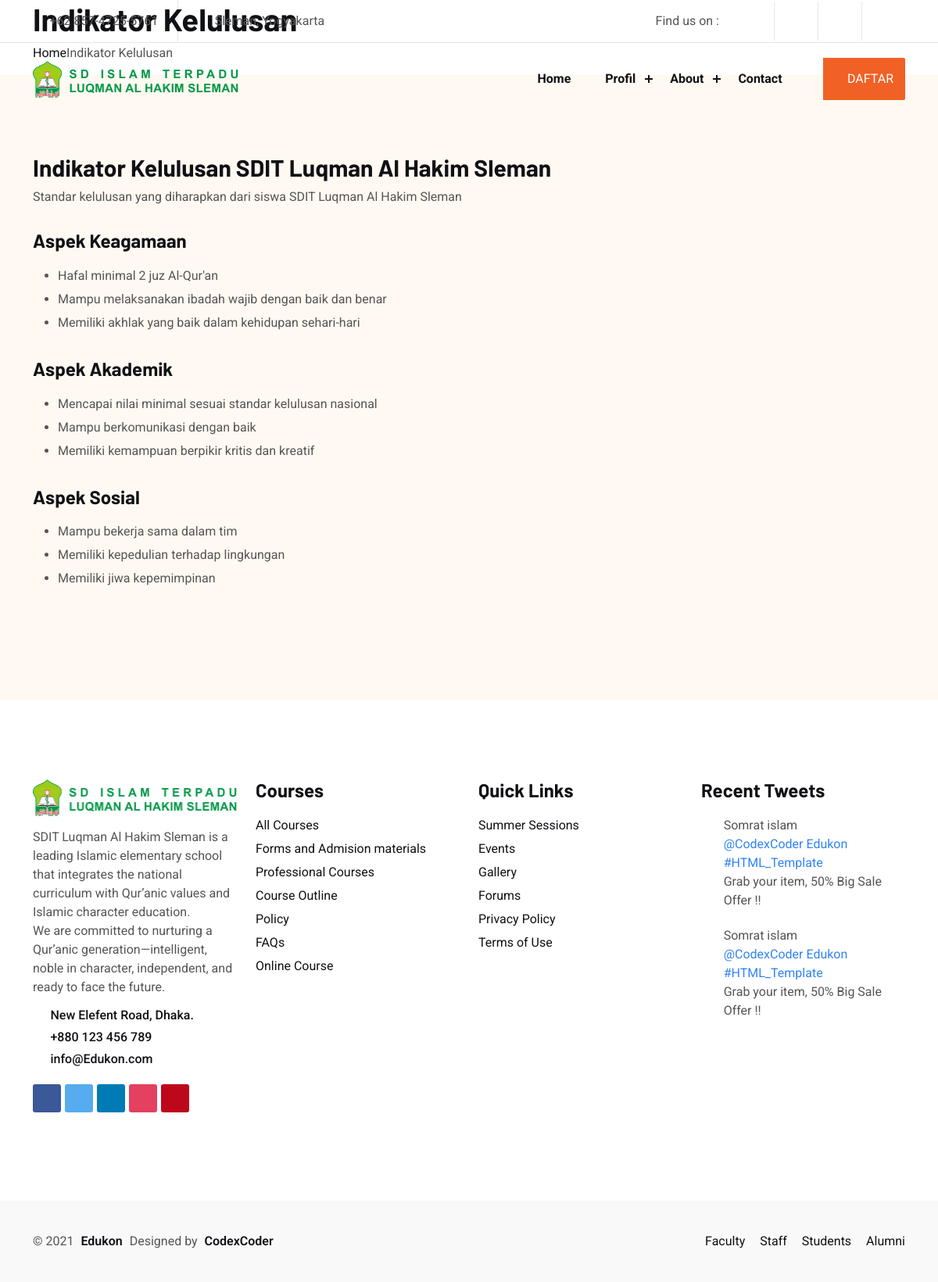
The app's page /profil_indikator_kelulusan.php with its own data.
### tables this page shows
CREATE TABLE `indikator_kelulusan` (
  `id` int(11) NOT NULL AUTO_INCREMENT,
  `judul` varchar(255) NOT NULL,
  `deskripsi` text NOT NULL,
  `konten` text NOT NULL,
  `updated_at` timestamp NOT NULL DEFAULT current_timestamp() ON UPDATE current_timestamp(),
  PRIMARY KEY (`id`)
);

### profil_indikator_kelulusan.php (the view, shortened to what this page needs)
<?php
include 'config/database.php';
$query = "SELECT * FROM indikator_kelulusan WHERE id = 1";
$result = mysqli_query($conn, $query);
$data = mysqli_fetch_assoc($result);
?>
<!DOCTYPE html>
<html lang="en">
<head>
    <link rel="stylesheet" href="assets/css/animate.css">
    <link rel="stylesheet" href="assets/css/bootstrap.min.css">
    <link rel="stylesheet" href="assets/css/icofont.min.css">
    <link rel="stylesheet" href="assets/css/swiper.min.css">
    <link rel="stylesheet" href="assets/css/lightcase.css">
    <link rel="stylesheet" href="assets/css/style.css">
</head>
<body>
    <?php include 'header.php'; ?>
    <section class="page-header-section style-1">
        <div class="container">
            <div class="page-header-content">
                <div class="page-header-inner">
                    <div class="page-title">
                        <h2>Indikator Kelulusan</h2>
                    </div>
                    <ol class="breadcrumb">
                        <li><a href="index.php">Home</a></li>
                        <li class="active">Indikator Kelulusan</li>
                    </ol>
                </div>
            </div>
        </div>
    </section>
    <div class="course-single-section padding-tb section-bg">
        <div class="container">
            <div class="row justify-content-center">
                <div class="col-lg-12">
                    <div class="main-part">
                        <div class="course-item">
                            <div class="course-inner">
                                <div class="course-content">
                                    <h3><?php echo $data['judul']; ?></h3>
                                    <p><?php echo $data['deskripsi']; ?></p>
                                    <?php echo $data['konten']; ?>
                                </div>
                            </div>
                        </div>
                    </div>
                </div>
            </div>
        </div>
    </div>
    <?php include 'footer.php'; ?>
</body>
</html>

### header.php (shortened to what this page needs)
<header class="header-section">
    <div class="header-top">
        <div class="container">
            <div class="header-top-area">
                <ul class="lab-ul left">
                    <li>
                        <i class="icofont-ui-call"></i> <span>+62 857-4725-5761</span>
                    </li>
                    <li>
                        <i class="icofont-location-pin"></i> Sleman, Yogyakarta
                    </li>
                </ul>
                <ul class="lab-ul social-icons d-flex align-items-center">
                    <li><p>Find us on : </p></li>
                    <li><a href="#" class="fb"><i class="icofont-facebook"></i></a></li>
                    <li><a href="#" class="twitter"><i class="icofont-instagram"></i></a></li>
                    <li><a href="#" class="vimeo"><i class="icofont-youtube-play"></i></a></li>
                    <li><a href="#" class="skype"><i class="icofont-google-map"></i></a></li>
                </ul>
            </div>
        </div>
    </div>
    <div class="header-bottom">
        <div class="container">
            <div class="header-wrapper">
                <div class="logo">
                    <a href="index.php"><img src="assets/images/logo/01.png" alt="logo"></a>
                </div>
                <div class="menu-area">
                    <div class="menu">
                        <ul class="lab-ul">
                            <li>
                                <a href="index.php">Home</a>
                            </li>
                            <li>
                                <a href="#0">Profil</a>
                            </li>
                            <li>
                                <a href="#0">About</a>
                            </li>
                            <li><a href="contact.php">Contact</a></li>
                        </ul>
                    </div>
                    <a href="https://psb.luqmanalhakim.sch.id/" class="signup"><i class="icofont-users"></i> <span>DAFTAR</span> </a>
                </div>
            </div>
        </div>
    </div>
</header>

### footer.php
<footer class="style-2 yellow-color-section">
    <div class="footer-top padding-tb">
        <div class="container">
            <div class="row g-4 row-cols-xl-4 row-cols-sm-2 row-cols-1 justify-content-center">
                <div class="col">
                    <div class="footer-item our-address">
                        <div class="footer-inner">
                            <div class="footer-content">
                                <div class="title">
                                    <img src="assets/images/logo/01.png" alt="education">
                                </div>
                                <div class="content">
                                    <p>SDIT Luqman Al Hakim Sleman is a leading Islamic elementary school that integrates the national curriculum with Qur’anic values and Islamic character education.<br>We are committed to nurturing a Qur’anic generation—intelligent, noble in character, independent, and ready to face the future.</p>
                                    <ul class="lab-ul office-address">
                                        <li><i class="icofont-google-map"></i>New Elefent Road, Dhaka.</li>
                                        <li><i class="icofont-phone"></i>+880 123 456 789</li>
                                        <li><i class="icofont-envelope"></i>info@Edukon.com</li>
                                    </ul>
                                    <ul class="lab-ul social-icons">
                                        <li>
                                            <a href="#" class="facebook"><i class="icofont-facebook"></i></a>
                                        </li>
                                        <li>
                                            <a href="#" class="twitter"><i class="icofont-twitter"></i></a>
                                        </li>
                                        <li>
                                            <a href="#" class="linkedin"><i class="icofont-linkedin"></i></a>
                                        </li>
                                        <li>
                                            <a href="#" class="instagram"><i class="icofont-instagram"></i></a>
                                        </li>
                                        <li>
                                            <a href="#" class="pinterest"><i class="icofont-pinterest"></i></a>
                                        </li>
                                    </ul>
                                </div>
                            </div>
                        </div>
                    </div>
                </div>
                <div class="col">
                    <div class="footer-item">
                        <div class="footer-inner">
                            <div class="footer-content">
                                <div class="title">
                                    <h4>Courses</h4>
                                </div>
                                <div class="content">
                                    <ul class="lab-ul">
                                        <li><a href="#">All Courses</a></li>
                                        <li><a href="#">Forms and Admision materials</a></li>
                                        <li><a href="#">Professional Courses</a></li>
                                        <li><a href="#">Course Outline</a></li>
                                        <li><a href="#">Policy</a></li>
                                        <li><a href="#">FAQs</a></li>
                                        <li><a href="#">Online Course</a></li>
                                    </ul>
                                </div>
                            </div>
                        </div>
                    </div>
                </div>
                <div class="col">
                    <div class="footer-item">
                        <div class="footer-inner">
                            <div class="footer-content">
                                <div class="title">
                                    <h4>Quick Links</h4>
                                </div>
                                <div class="content">
                                    <ul class="lab-ul">
                                        <li><a href="#">Summer Sessions</a></li>
                                        <li><a href="#">Events</a></li>
                                        <li><a href="#">Gallery</a></li>
                                        <li><a href="#">Forums</a></li>
                                        <li><a href="#">Privacy Policy</a></li>
                                        <li><a href="#">Terms of Use</a></li>
                                    </ul>
                                </div>
                            </div>
                        </div>
                    </div>
                </div>
                <div class="col">
                    <div class="footer-item twitter-post">
                        <div class="footer-inner">
                            <div class="footer-content">
                                <div class="title">
                                    <h4>Recent Tweets</h4>
                                </div>
                                <div class="content">
                                    <ul class="lab-ul">
                                        <li>
                                            <i class="icofont-twitter"></i>
                                            <p>Somrat islam <a href="#">@CodexCoder Edukon #HTML_Template</a> Grab your item, 50% Big Sale Offer !!</p>
                                        </li>
                                        <li>
                                            <i class="icofont-twitter"></i>
                                            <p>Somrat islam <a href="#">@CodexCoder Edukon #HTML_Template</a> Grab your item, 50% Big Sale Offer !!</p>
                                        </li>
                                    </ul>
                                </div>
                            </div>
                        </div>
                    </div>
                </div>
            </div>
        </div>
    </div>
    <div class="footer-bottom">
        <div class="container">
            <div class="section-wrapper">
                <p>&copy; 2021 <a href="index.php">Edukon</a> Designed by <a href="https://themeforest.net/user/CodexCoder" target="_blank">CodexCoder</a> </p>
                <div class="footer-bottom-list">
                    <a href="#">Faculty</a>
                    <a href="#">Staff</a>
                    <a href="#">Students</a>
                    <a href="#">Alumni</a>
                </div>
            </div>
        </div>
    </div>
</footer>

### records on screen
indikator_kelulusan: judul "Indikator Kelulusan SDIT Luqman Al Hakim Sleman", deskripsi "Standar kelulusan yang diharapkan dari siswa SDIT Luqman Al Hakim Sleman", konten "Aspek Keagamaan Hafal minimal 2 juz Al-Qur'an Mampu melaksanakan ibadah wajib dengan baik dan benar Memiliki akhlak yang baik dalam kehidupan sehari-hari Aspek Akademik Mencapai nilai minimal sesuai standar kelulusan nasional Mampu berkomunikasi dengan baik Memiliki kemampuan berpikir kritis dan kreatif Aspek Sosial Mampu bekerja sama dalam tim Memiliki kepedulian terhadap lingkungan Memiliki jiwa kepemimpinan"
